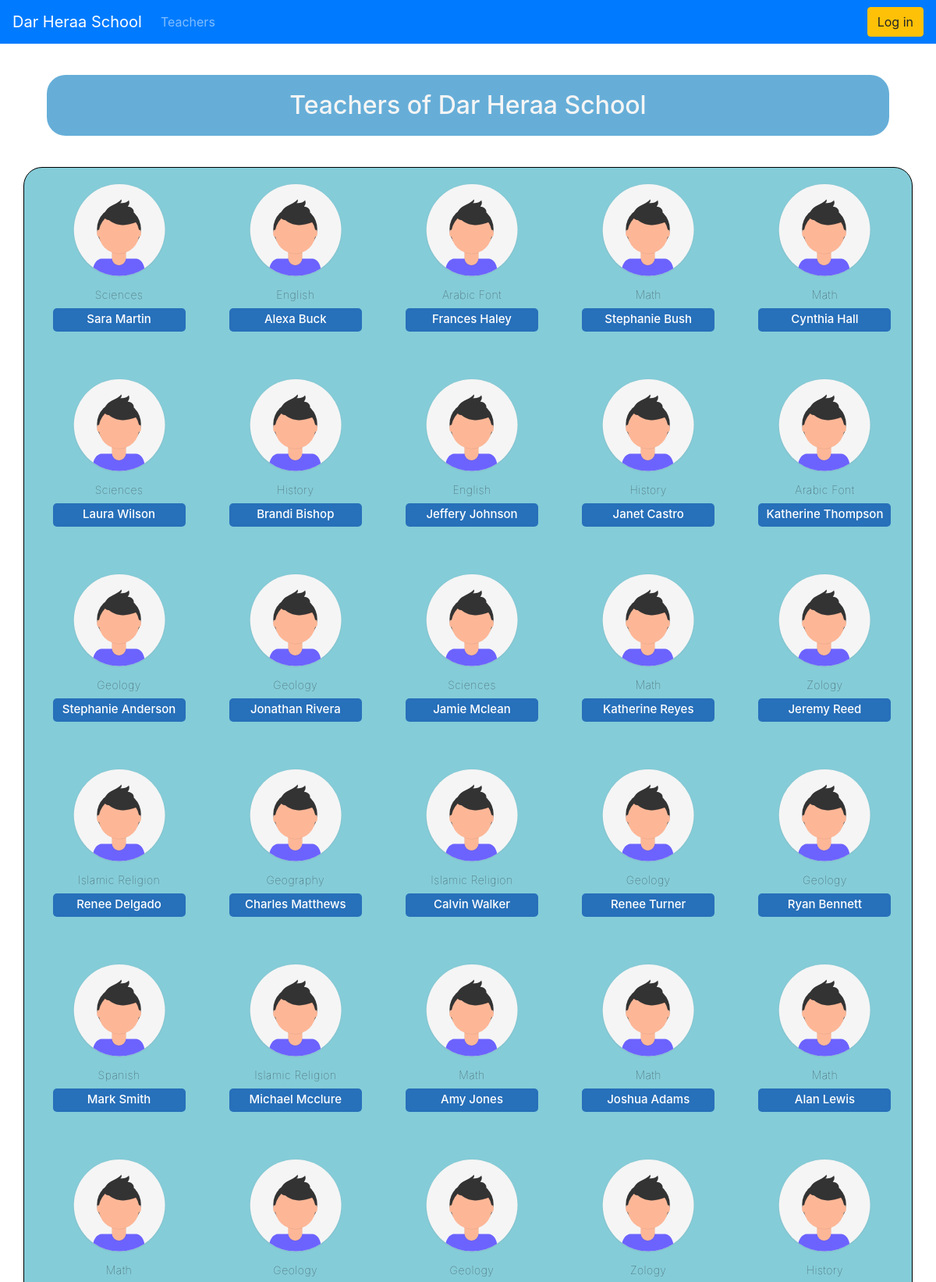
The page /school/teachers/ (upper part) on the database its author committed.
### school/models.py (models this page shows, shortened)
class School(models.Model):
    name = models.CharField(max_length=64)
    classrooms_number = models.IntegerField(verbose_name="Number of classes",blank=True,null=True)
    teachers_number = models.IntegerField(verbose_name="Number of teachers in all school",blank=True,null=True)
    students_number = models.IntegerField(verbose_name="Number of students in all school",blank=True,null=True) # sum of students in all classes
    location = models.CharField(max_length=280)
    manager = models.CharField(max_length=50)

class Teacher(models.Model):
    user = models.OneToOneField(User,on_delete=models.CASCADE)
    national_ID = models.IntegerField(unique=True,blank=True,null=True)
    address = models.CharField(max_length=264)
    phone =models.IntegerField()
    specialization = models.ForeignKey('school.Specialization',on_delete=models.CASCADE,null=True)
    birth_date = models.DateField(verbose_name='Date of birth')
    photo = models.ImageField(upload_to='teachers/',blank=True,null=True)
    achievements = models.TextField(max_length=1000,null=True,blank=True)
    gender = models.IntegerField(choices=GENDER_CHOICES)
    def __str__(self):
        name = '{} {}'.format(self.user.first_name,self.user.last_name)
        return name

class Specialization(models.Model):
    name = models.CharField(max_length=64)
    picture = models.ImageField(upload_to='specializations/',null=True,blank=True)
    def __str__(self):
        return self.name

### school/views.py (the view)
# urls.py: path('teachers/',views.TeachersListView.as_view(),name='teachers'),
class TeachersListView(ListView):
    model = Teacher
    context_object_name = 'teachers'
    def get_context_data(self, **kwargs):
        context = super().get_context_data(**kwargs)
        school = School.objects.first()
        school_name = school.name
        context['school'] = school_name
        return context

### school/templates/school/teacher_list.html (shortened to what this page needs)
{% extends 'school/base.html' %}
{%load static%}
{% block head %}
<link rel="stylesheet" href="{% static 'css/teachers.css' %}">
{% endblock %}
{%block body%}
{% if teachers %}
<h2 id='teachers-title'> Teachers of {{school}}</h2>
<div id='teachers-container'>
{% for teacher in teachers%}
<div class='flex-item'>
    {%if teacher.photo %}
    <img class='fimg'src="{{teacher.photo.url}}">
    {%else%}
    <img class='fimg'src="{%static 'default/undraw_profile_pic_ic5t.svg' %}">
    {%endif%}
    <h4 class="spec">{{teacher.specialization}}</h4>
{%if user.is_staff%}
<h2><a class="t1" href="{% url 'school:teacher' pk=teacher.pk %}">{{teacher | title}}</a></h2>
{%else%}
<h2 class="t1" style='cursor:context-menu'>{{teacher | title}}</h2>
{%endif%}
</div>
{%endfor%}
</div>
{%else%}
There are No teachers here.
{%endif%}
{%endblock%}

### school/templates/school/base.html (shortened to what this page needs)
{%load static%}
<!DOCTYPE html>
<html lang="en">
<head>
  <link rel="stylesheet" href="{% static 'css/bootstrap.min.css'%}">
  <link rel="stylesheet" href="{% static 'css/style.css'%}">
  <link rel="stylesheet" href="{% static 'css/footer.css'%}">
  {%block head%}{%endblock%}
</head>
<body>
  <nav class="navbar navbar-expand-md navbar-dark bg-primary">
    <a class="navbar-brand" href="{% url 'school:home' %}">{{school}}</a>
    <div class="collapse navbar-collapse" id="navbarSupportedContent">
    <ul class="navbar-nav mr-auto">
      {%if user.is_anonymous %}
      <li class="nav-item"> <a class="nav-link" href="{% url 'school:teachers' %}"> Teachers </a></li>
      {%endif%}
    </ul>
    {% if user.is_authenticated %}
    <button class="navbar-toggler" type="button" data-toggle="collapse" data-target="#mainMenu" aria-controls="mainMenu"
      aria-expanded="false" aria-label="Toggle navigation">
      <span class="navbar-toggler-icon"></span>
    </button>
    <div class="collapse navbar-collapse" id="mainMenu">
      <ul class="navbar-nav ml-auto">
        {%if user.is_staff.photo%}
        <li class='nav-item' style='padding:0;width:46px;'> <a class='nav-link' style="padding: 0;" href=""><img
              id='account-picture' src="{{user.student.photo.url}}" style='margin:0' width="46" height="40"></a></li>
        <li class="nav-item dropdown">
          <a class="nav-link dropdown-toggle" href="#" id="userMenu" data-toggle="dropdown" aria-haspopup="true"
            aria-expanded="false">
            {{ user.username }}</a>
          {%elif user.student.photo%}
        <li class='nav-item' style='padding:0;width:46px;'> <a class='nav-link' style="padding: 0;" href=""><img
              id='account-picture' src="{{user.student.photo.url}}" style='margin:0' width="46" height="40"></a></li>
        <li class="nav-item dropdown">
          <a class="nav-link dropdown-toggle" href="#" id="userMenu" data-toggle="dropdown" aria-haspopup="true"
            aria-expanded="false">
            {{ user.student  | title }}</a>
          {%elif user.teacher.photo%}
        <li class='nav-item' style='padding:0;width:46px;'> <a class='nav-link' style="padding: 0;" href=""><img
              id='account-picture' src="{{user.teacher.photo.url}}" style='margin:0' width="46" height="40"></a></li>
        <li class="nav-item dropdown">
          <a class="nav-link dropdown-toggle" href="#" id="userMenu" data-toggle="dropdown" aria-haspopup="true"
            aria-expanded="false">
            {{ user.teacher | title }}</a>
          {%elif user.father.photo%}
        <li class='nav-item' style='padding:0;width:46px;'> <a class='nav-link' style="padding: 0;" href=""><img
              id='account-picture' src="{{user.father.photo.url}}" style='margin:0' width="46" height="40"></a></li>
        <li class="nav-item dropdown">
          <a class="nav-link dropdown-toggle" href="#" id="userMenu" data-toggle="dropdown" aria-haspopup="true"
            aria-expanded="false">
            {{ user.father  | title}}</a>
          {%elif user.mother.photo%}
        <li class='nav-item' style='padding:0;width:46px;'> <a class='nav-link' style="padding: 0;" href=""><img
              id='account-picture' src="{{user.mother.photo.url}}" style='margin:0' width="46" height="40"></a></li>
        <li class="nav-item dropdown">
          <a class="nav-link dropdown-toggle" href="#" id="userMenu" data-toggle="dropdown" aria-haspopup="true"
            aria-expanded="false">
            {{ user.mother  | title}}</a>
          {%else%}
        <li class='nav-item' style='padding:0;width:46px;'> <a class='nav-link' style="padding: 0;" href=""><img
              id='account-picture' src="{%static 'default/avatar.png'%}" style='margin:0' width="46" height="40"></a>
        </li>
        <li class="nav-item dropdown">
          <a class="nav-link dropdown-toggle" href="#" id="userMenu" data-toggle="dropdown" aria-haspopup="true"
            aria-expanded="false">
            {{ user.first_name  | title}} {{ user.last_name  | title}} </a>
          {%endif%}
          <div class="dropdown-menu dropdown-menu-right" aria-labelledby="userMenu">
            <!-- <div id='themes'>
              <span id='optimal'></span>
            </div>
            <div class="dropdown-divider"></div> -->
            <a class="dropdown-item" href='{% url "password_change" %}'>Change password</a>
            <div class="dropdown-divider"></div>
            <a class="dropdown-item" href="{% url 'accounts:logout' %}">Log out</a>
          </div>
        </li>
      </ul>
    </div>
    {%else%}
    <form class="form-inline ml-auto">
      <a href="{%url 'accounts:login'%}" class="btn btn-warning ">Log in</a>
    </form>
    {%endif%}
    </div>
  </nav>
  {% block body%}{%endblock%}
</body>
</html>

### school/static/css/style.css (style rules this page uses)
body { user-select: none; }

### school/static/css/footer.css (style rules this page uses)
html { position: relative; min-height: 100%; }
body { margin-bottom: 50px; }

### school/static/css/teachers.css (style rules this page uses)
* { box-sizing: border-box }
#teachers-title { margin-left:45px; margin-top:40px; margin-bottom:-60px; background-color: #66AED8; text-align: center; border-radius: 2vw; width:60%; margin-left:19%; padding: 20px; color: whitesmoke; }
#teachers-container { border: 0.5px solid black; border-radius: 2vw; display: flex; justify-content: center; flex-wrap: wrap; flex-direction: row; position: relative; top: 100px; left:2.5%; background-color: #84CCD8; height: 90%; width: 95%; margin-top: -50px; margin-bottom:90px; }
.flex-item { border-radius: 25px; margin: 10px; height:230px; width: 30%; text-align: center; padding-top: 10px; }
.t1 { text-decoration: none; font-size: 15px; color: white; background-color: #2770BA; display: inline-block; width: 170px; height: 30px; padding: 5px; border-radius: 5px; }
.fimg { height: 119.33px; width: 120px; border-radius: 10px; }
.spec { padding-top: 15px; letter-spacing: .5px; font-weight:100; font-size: 14px; opacity: .8; }
body { margin-bottom: 155px; }
@media screen and (min-width:576px) { #teachers-title { width:90%; margin-left:auto; margin-right: auto; } }
@media screen and (min-width:576px) { .flex-item:nth-child(odd) { margin-right: 13%; } }
@media screen and (min-width:768px) { .flex-item { width: 29%; } }
@media screen and (min-width:768px) { .flex-item:nth-child(odd) { margin-right: 0px; } }
@media screen and (min-width:992px) { .flex-item { width: 19%; margin-right: 0; } }

### rows shown on the page
School: name "Dar Heraa School"
Teacher: specialization "Sciences", user.last_name "Sara Martin"
Teacher: specialization "English", user.last_name "Alexa Buck"
Teacher: specialization "Arabic Font", user.last_name "Frances Haley"
Teacher: specialization "Math", user.last_name "Stephanie Bush"
Teacher: specialization "Math", user.last_name "Cynthia Hall"
Teacher: specialization "Sciences", user.last_name "Laura Wilson"
Teacher: specialization "History", user.last_name "Brandi Bishop"
Teacher: specialization "English", user.last_name "Jeffery Johnson"
Teacher: specialization "History", user.last_name "Janet Castro"
Teacher: specialization "Arabic Font", user.last_name "Katherine Thompson"
Teacher: specialization "Geology", user.last_name "Stephanie Anderson"
Teacher: specialization "Geology", user.last_name "Jonathan Rivera"
Teacher: specialization "Sciences", user.last_name "Jamie Mclean"
Teacher: specialization "Math", user.last_name "Katherine Reyes"
Teacher: specialization "Zology", user.last_name "Jeremy Reed"
Teacher: specialization "Islamic Religion", user.last_name "Renee Delgado"
Teacher: specialization "Geography", user.last_name "Charles Matthews"
Teacher: specialization "Islamic Religion", user.last_name "Calvin Walker"
Teacher: specialization "Geology", user.last_name "Renee Turner"
Teacher: specialization "Geology", user.last_name "Ryan Bennett"
Teacher: specialization "Spanish", user.last_name "Mark Smith"
Teacher: specialization "Islamic Religion", user.last_name "Michael Mcclure"
Teacher: specialization "Math", user.last_name "Amy Jones"
Teacher: specialization "Math", user.last_name "Joshua Adams"
Teacher: specialization "Math", user.last_name "Alan Lewis"
Teacher: specialization "Math"
Teacher: specialization "Geology"
Teacher: specialization "Geology"
Teacher: specialization "Zology"
Teacher: specialization "History"
